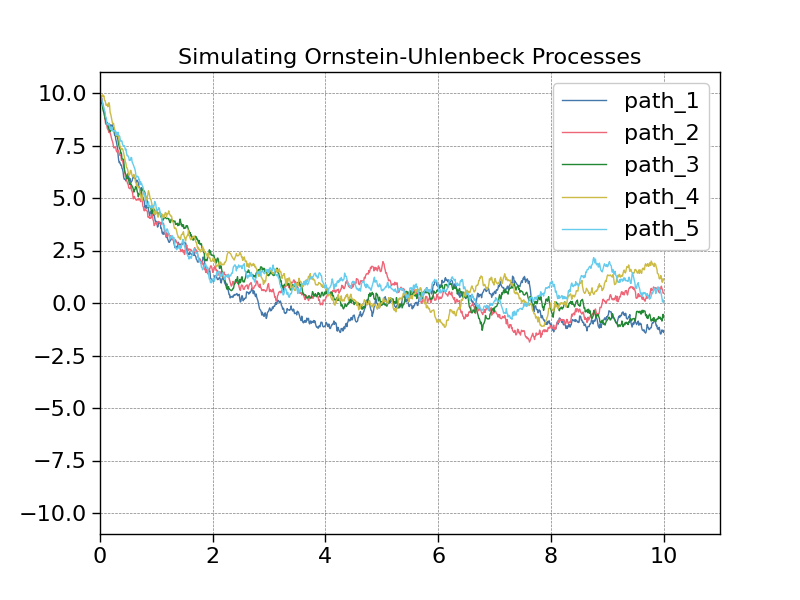

Here is the Python script that generated this plot:
import numpy as np
import matplotlib.pyplot as plt
from matplotlib.animation import PillowWriter
import scienceplots
plt.style.use([ 'notebook', 'grid','bright'])
np.random.seed(123)

def ornstein_uhlenbeck( x_0, alpha=1, sigma=1, T=1, N=100 ):
    #number of elements = 1 + T*N
    t = np.arange(0, T + 1 / N, 1 / N)
    #random increments
    dW = np.array( [0] )
    dW = np.concatenate(  (dW,  np.random.normal( 0, np.sqrt(1/N), N*T )) )

    W = np.cumsum(dW)

    X = np.array( [x_0] )

    for i in range( T*N ):
        value = X[i] + ( -1*alpha*X[i] )*( t[i+1] - t[i] ) + (sigma)*(W[i+1] - W[i])
        X = np.concatenate( (X, [value]) )

    return (t,X)



def main():
    #time interval
    T = 10
    # number of divisions of [0,1]
    N = 100
    #parameters
    x_0 = 10
    alpha= 1
    sigma = 1

    path_1 = ornstein_uhlenbeck(x_0=x_0, alpha=alpha, sigma=sigma, T=T, N=N)
    path_2 = ornstein_uhlenbeck(x_0=x_0, alpha=alpha, sigma=sigma, T=T, N=N)
    path_3 = ornstein_uhlenbeck(x_0=x_0, alpha=alpha, sigma=sigma, T=T, N=N)
    path_4 = ornstein_uhlenbeck(x_0=x_0, alpha=alpha, sigma=sigma, T=T, N=N)
    path_5 = ornstein_uhlenbeck(x_0=x_0, alpha=alpha, sigma=sigma, T=T, N=N)

    plt.xlim( 0, T+1)
    plt.ylim( -(x_0+1), +(x_0+1) )
    plt.title('Simulating Ornstein-Uhlenbeck Processes')
    plt.plot(path_1[0], path_1[1], linewidth=1, label='path_1')
    plt.plot(path_2[0], path_2[1], linewidth=1, label='path_2')
    plt.plot(path_3[0], path_3[1], linewidth=1, label='path_3')
    plt.plot(path_4[0], path_4[1], linewidth=1, label='path_4')
    plt.plot(path_5[0], path_5[1], linewidth=1, label='path_5')
    plt.legend()
    plt.savefig('ornstein_uhlenbeck.png')
    plt.show()

    # fig=plt.figure()
    # plt.xlim( 0, T+1)
    # plt.ylim( -(x_0+1), +(x_0+1) )
    # plt.title('Simulating Ornstein-Uhlenbeck Processes')
    # l_1, = plt.plot( [], [], linewidth=1, label='path_1' )
    # l_2, = plt.plot( [], [], linewidth=1, label='path_2' )
    # l_3, = plt.plot( [], [], linewidth=1, label='path_3' )
    # l_4, = plt.plot( [], [], linewidth=1, label='path_4')
    # l_5, = plt.plot( [], [], linewidth=1, label='path_5')
    # plt.legend()

    # metadata = dict( title='ornstein_uhlenbeck', artist='me' )
    # writer = PillowWriter(fps=(N*T+1), metadata=metadata)

    # with writer.saving(fig, 'ornstein_uhlenbeck.gif', 100):
    #     for i in range(N*T+1):
    #         l_1.set_data( path_1[0][0:i], path_1[1][0:i] )
    #         l_2.set_data( path_2[0][0:i], path_2[1][0:i] )
    #         l_3.set_data( path_3[0][0:i], path_3[1][0:i] )
    #         l_4.set_data( path_4[0][0:i], path_4[1][0:i] )
    #         l_5.set_data( path_5[0][0:i], path_5[1][0:i] )
    #         writer.grab_frame()

if __name__ == '__main__':
    main()